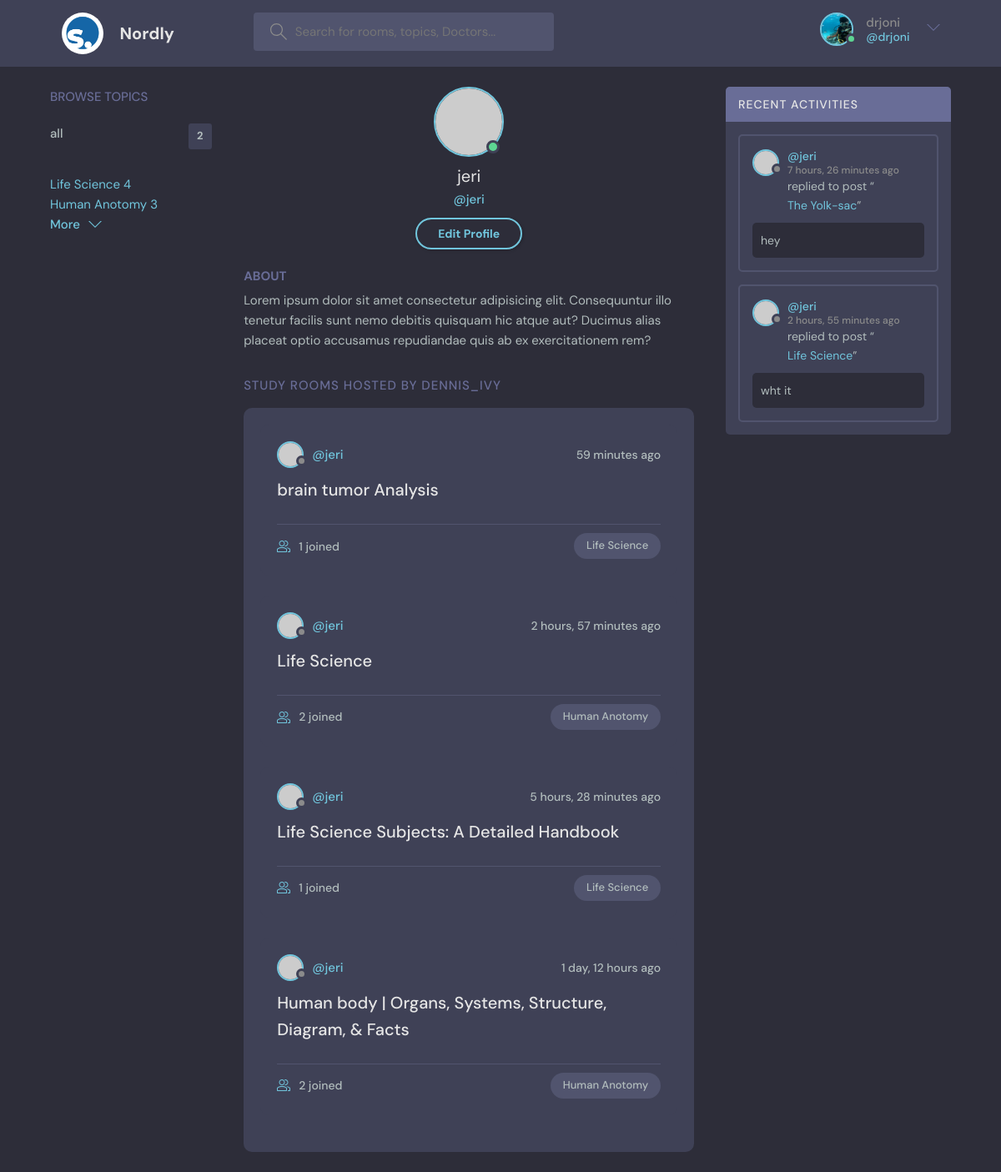
The app's page /profile/1 (signed in) with its own data.
### base/models.py (models this page shows, shortened)
class Topic(models.Model):
    name= models.CharField(max_length= 200)
    def __str__(self):
        return self.name

class Room(models.Model):
    host= models.ForeignKey(User,on_delete=models.SET_NULL,null=True)
    topic= models.ForeignKey(Topic,on_delete=models.SET_NULL, null = True )
    name= models.CharField(max_length= 100)
    participants = models.ManyToManyField(User, related_name= 'participants', blank= True)
    description = models.TextField(null= True, blank=True)
    created= models.DateTimeField(auto_now_add= True)
    updated= models.DateTimeField(auto_now= True)
    class Meta:
        ordering= ['-updated', '-created']
    def __str__(self):
        return self.name

class Message(models.Model):
    user= models.ForeignKey(User,on_delete = models.CASCADE)
    room= models.ForeignKey(Room,on_delete = models.CASCADE)
    body= models.TextField(null=True, blank =True)
    updated= models.DateTimeField(auto_now= True)
    created=  models.DateTimeField(auto_now_add= True)

### base/views.py (the view)
# urls.py: path('profile/<str:pk>', views.userProfile, name= 'user-profile'),
def userProfile(request, pk):
    user= User.objects.get(id= pk)
    rooms= user.room_set.all()
    room_message= user.message_set.all()
    topics=Topic.objects.all()
    context= {'user':user,
               'rooms':rooms,
               'room_message':room_message,
               'topics':topics
            }
    return render(request,'base/profile.html', context)

### base/templates/base/profile.html
{% extends 'main.html' %}
{% block content %}
  <main class="profile-page layout layout--3">
    <div class="container">
      <div class="topics">
        {% include 'base/topics_component.html' %}
      </div>
      <div class="roomList">
        <div class="profile">
          <div class="profile__avatar">
            <div class="avatar avatar--large active">
              <img src="https://randomuser.me/api/portraits/men/11.jpg" />
            </div>
          </div>
          <div class="profile__info">
            <h3>{{user.username}}</h3>
            <p>@{{user.username}}</p>
            <a href="edit-user.html" class="btn btn--main btn--pill">Edit Profile</a>
          </div>
          <div class="profile__about">
            <h3>About</h3>
            <p>
              Lorem ipsum dolor sit amet consectetur adipisicing elit. Consequuntur illo tenetur
              facilis sunt nemo debitis quisquam hic atque aut? Ducimus alias placeat optio
              accusamus repudiandae quis ab ex exercitationem rem?
            </p>
          </div>
        </div>
        <div class="roomList__header">
          <div>
            <h2>Study Rooms Hosted by dennis_ivy</a>
            </h2>
          </div>
        </div>
        <div class="roomListRoom">
          {% include 'base/feed_component.html' %}
        </div>
      </div>
      <div class="activities">
        {% include 'base/activity_component.html' %}
      </div>
    </div>
  </main>
{% endblock %}

### templates/navibar.html (shortened to what this page needs)
{% load static %}
<header class="header header--loggedIn">
    <div class="container">
      <a href="{% url 'home' %}" class="header__logo">
        <img src="{% static 'images/logo.jpeg' %}" />
        <h1>Nordly</h1>
      </a>
      <form class="header__search" method="GET" action="{% url 'home' %}">
        <label>
          <input  type="text" name= 'q' placeholder="Search for rooms, topics, Doctors..." />
        </label>
      </form>
      <nav class="header__menu">
        {% if request.user.is_authenticated %}
        <div class="header__user">
          <a href="">
            <div class="avatar avatar--medium active">
              <img src="{% static 'images/dive.png' %}" />
            </div>
            <p>{{request.user.username}} <span>@{{request.user.username}}</span></p>
          </a>
          <button class="dropdown-button">
            <svg version="1.1" xmlns="http://www.w3.org/2000/svg" width="32" height="32" viewBox="0 0 32 32">
              <title>chevron-down</title>
              <path d="M16 21l-13-13h-3l16 16 16-16h-3l-13 13z"></path>
            </svg>
          </button>
        </div>
         {% else %}
        <a href="{% url 'login' %}">
          <img src="{% static 'images/avatar.svg' %}" />
          <p>Login</p>
        </a>
        {% endif %}
      </nav>
    </div>
  </header>

### base/templates/base/topics_component.html
 <div >
  <div class="topics__header">
    <h2>Browse Topics</h2>
  </div>
  <ul class="topics__list">
    <li>
      <a href="{% url 'home' %}">all <span>{{topics.count}}</span></a>
    </li>
    {% for topic in topics %}
      <div>
        <a href="{% url 'home' %}?q={{topic.name}}">{{topic.name}} <span>{{topic.room_set.all.count}}</span> </a>
      </div>
    {% endfor %}
  </ul>
  <a class="btn btn--link" href="topics.html">
    More
    <svg version="1.1" xmlns="http://www.w3.org/2000/svg" width="32" height="32" viewBox="0 0 32 32">
      <title>chevron-down</title>
      <path d="M16 21l-13-13h-3l16 16 16-16h-3l-13 13z"></path>
    </svg>
  </a>
</div>

### base/templates/base/feed_component.html (shortened to what this page needs)
{% for room in rooms %}
<div class="roomListRoom">
  <div class="roomListRoom__header">
    <a href="{% url 'user-profile' room.host.id %}" class="roomListRoom__author">
      <div class="avatar avatar--small">
        <img src="https://randomuser.me/api/portraits/women/11.jpg" />
      </div>
      <span>@{{room.host.username}}</span>
    </a>
    <div class="roomListRoom__actions">
      <span>{{room.created|timesince}} ago</span>
    </div>
  </div>
  <div class="roomListRoom__content">
    <a href="{% url 'room' room.id %}">{{room.name}}</a>
  </div>
  <div class="roomListRoom__meta">
    <a href="{% url 'room' room.id %}" class="roomListRoom__joined">
      {{room.participants.all.count}} joined
    </a>
    <p class="roomListRoom__topic">{{room.topic}}</p>
  </div>
</div>
{% endfor %}

### base/templates/base/activity_component.html (shortened to what this page needs)
<div class="activities__header">
  <h2>Recent Activities</h2>
</div>
{% for message in room_message %}
<div class="activities__box">
  <div class="activities__boxHeader roomListRoom__header">
    <a href="{% url 'user-profile' message.user.id %}" class="roomListRoom__author">
      <div class="avatar avatar--small">
        <img src="https://randomuser.me/api/portraits/women/11.jpg" />
      </div>
      <p>
        @{{message.user}}
        <span> {{message.created|timesince}} ago</span>
      </p>
    </a>
  </div>
  <div class="activities__boxContent">
    <p>replied to post “<a href="{% url 'room' message.room.id %}">{{message.room}}</a>”</p>
    <div class="activities__boxRoomContent">
      {{message.body}}
    </div>
  </div>
</div>
{% endfor %}

### records on screen
Topic: name "Life Science", room_set.all.count "4"
Topic: name "Human Anotomy", room_set.all.count "3"
Room: host.username "jeri", created "59 minutes", name "brain tumor Analysis", participants.all.count "1", topic "Life Science"
Room: host.username "jeri", created "2 hours, 57 minutes", name "Life Science", participants.all.count "2", topic "Human Anotomy"
Room: host.username "jeri", created "5 hours, 28 minutes", name "Life Science Subjects: A Detailed Handbook", participants.all.count "1", topic "Life Science"
Room: host.username "jeri", created "1 day, 12 hours", name "Human body | Organs, Systems, Structure, Diagram, & Facts", participants.all.count "2", topic "Human Anotomy"
Message: user "jeri", created "7 hours, 26 minutes", room "The Yolk-sac", body "hey"
Message: user "jeri", created "2 hours, 55 minutes", room "Life Science", body "wht it"

### other values on screen
{{ request.user.username }} "drjoni"
{{ topics.count }} "2"
{{ user.username }} "jeri"
